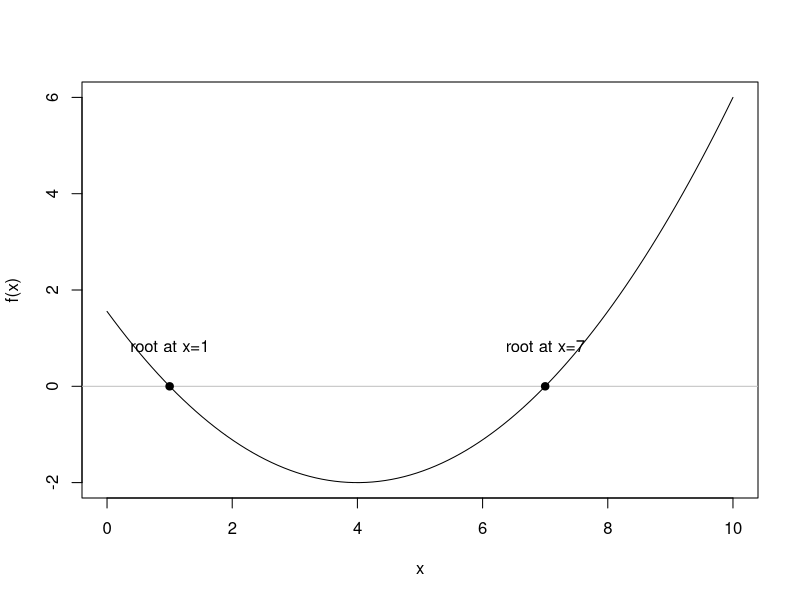
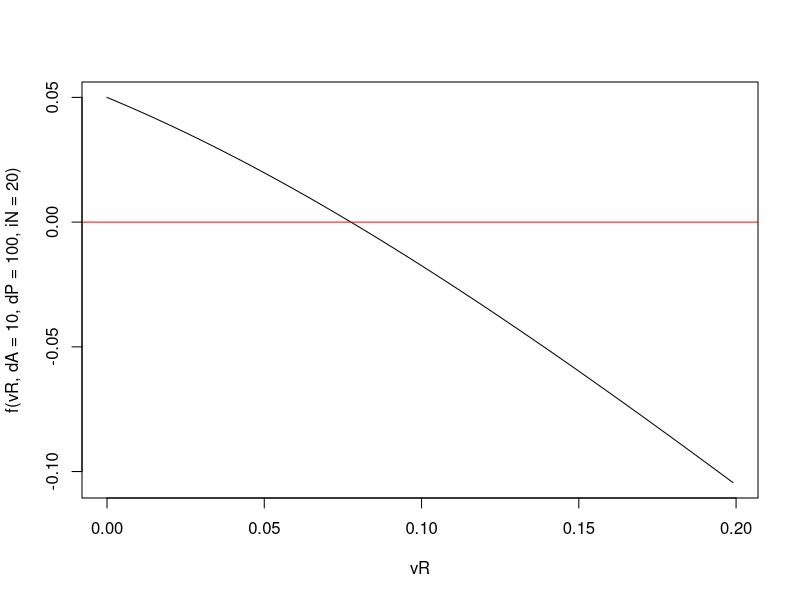
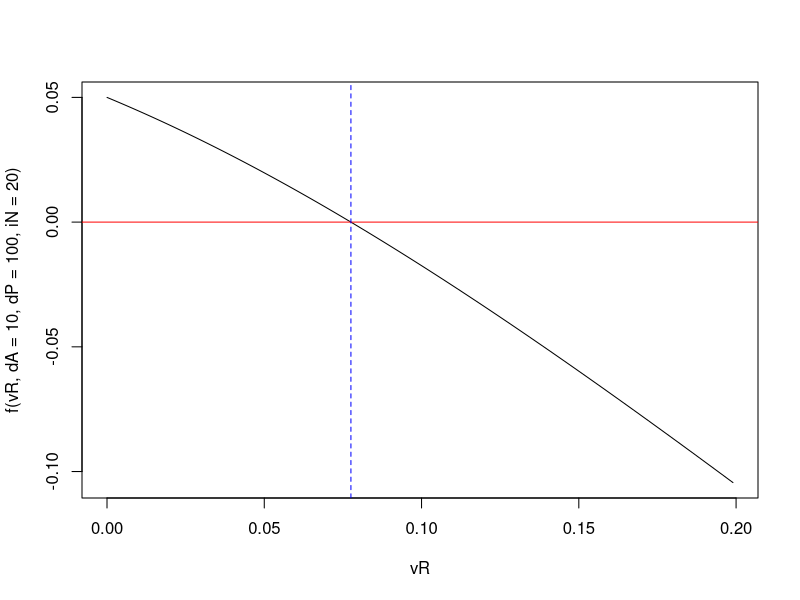

Write R code to recreate these figures, in order.
## ---- chunk 1
#| echo: false

# Define the function
x <- seq(0, 10, length.out = 100)
y <- (2/9) * (x - 1) * (x - 7)

# Plot the graph
plot(x, y, type = "l", xlab = "x", ylab = "f(x)")
abline(h = 0, col = "gray")
points(c(1, 7), c(0, 0), pch = 19, col = "black")
text(1, 0.5, "root at x=1", pos = 3)
text(7, 0.5, "root at x=7", pos = 3)
## ---- chunk 2
f <- function(dR, dA, dP, iN) {
  dOut = dA/dP - (dR * (1.0 + dR)^iN)/((1.0 + dR)^iN - 1)
  return(dOut)
}

vR <- seq(1e-5, 0.2, 0.001)

plot(vR, f(vR, dA = 10, dP = 100, iN = 20), type = "l")
abline(h = 0, col = "red")
## ---- chunk 3
f <- function(dX, dA, dP, iN) {
  dOut = dA/dP - (dX * (1.0 + dX)^iN)/((1.0 + dX)^iN - 1)
  return(dOut)
}

f_prime <- function(dX, dA, dP, iN) {
  dNum1 = ((1.0 + dX)^iN + iN * dX * (1.0 + dX)^(iN - 1)) * ((1.0 + dX)^iN - 1)
  dNum2 = iN * dX * (1.0 + dX)^(2 * iN - 1)
  dDen = ((1.0 + dX)^iN - 1)^2
  dOut = -(dNum1 - dNum2)/dDen
  return(dOut)
}

NR <- function(f, f_prime, dX0, dTol = 1e-9, max.iter = 1000, ...) {
  dX <- dX0
  fx <- f(dX, ...)
  iter <- 0
  while ((abs(fx) > dTol) && (iter < max.iter)) {
    dX <- dX - f(dX, ...)/f_prime(dX, ...)
    fx <- f(dX, ...)
    iter <- iter + 1
    cat("At iteration ", iter, "value of x is: ", dX, "\n")
  }
  if (abs(fx) > dTol) {
    cat("Algorithm failed to converge\n")
    return(NULL)
  } else {
    cat("Algorithm converged\n")
    return(dX)
  }
}

NR(f, f_prime, dX0 = 0.15, dA = 10, dP = 100, iN = 20)
## ---- chunk 4
#| echo: false
f(0.0775469, dA = 10, dP = 100, iN = 20)

plot(vR, f(vR, dA = 10, dP = 100, iN = 20), type = "l")
abline(h = 0, col = "red")
abline(v = 0.0775468953, col = "blue", lty = 2)
## ---- chunk 5
bisection <- function(f, dX.l, dX.r, dTol = 1e-9, max.iter = 1000, ...) {
  
  #check inputs
  if (dX.l >= dX.r) {
    cat("error: x.l >= x.r \n")
    return(NULL)
  }
  f.l <- f(dX.l, ...)
  f.r <- f(dX.r, ...)
  if (f.l == 0) {
    return(dX.l)
  } else if (f.r == 0) {
    return(dX.r)
  } else if (f.l*f.r > 0) {
    cat("error: f(x.l)*f(x.r) > 0 \n")
    return(NULL)
  }
  
  # successively refine x.l and x.r
  iter <- 0
  while ((dX.r - dX.l) > dTol && (iter < max.iter)) {
    dX.m <- (dX.l + dX.r)/2
    f.m <- f(dX.m, ...)
    if (f.m == 0) {
      return(dX.m)
    } else if (f.l*f.m < 0) {
      dX.r <- dX.m
      f.r <- f.m
    } else {
      dX.l <- dX.m
      f.l <- f.m
    }
    iter <- iter + 1
    cat("at iteration", iter, "the root lies between", dX.l, "and", dX.r, "\n")
  }
  
  # return approximate root
  return((dX.l + dX.r)/2)
}
## ---- chunk 6
bisection(f, dX.l = 1e-6 , dX.r = 0.2, dTol = 1e-5, dA = 10, dP = 100, iN = 20)
## ---- chunk 7
uniroot(f, lower = 1e-6, upper = 0.2, dA = 10, dP = 100, iN = 20)
## ---- chunk 8
#| include: false
library(numDeriv)
## ---- chunk 9
grad(f, 0.2, dA = 10, dP = 100, iN = 20)

f_prime(0.2, dA = 10, dP = 100, iN = 20)

abs(grad(f, 0.2, dA = 10, dP = 100, iN = 20) - f_prime(0.2, dA = 10, dP = 100, iN = 20))
## ---- chunk 10
library(microbenchmark)
microbenchmark(
  grad(f, 0.2, dA = 10, dP = 100, iN = 20),
  f_prime(0.2, dA = 10, dP = 100, iN = 20)
)
